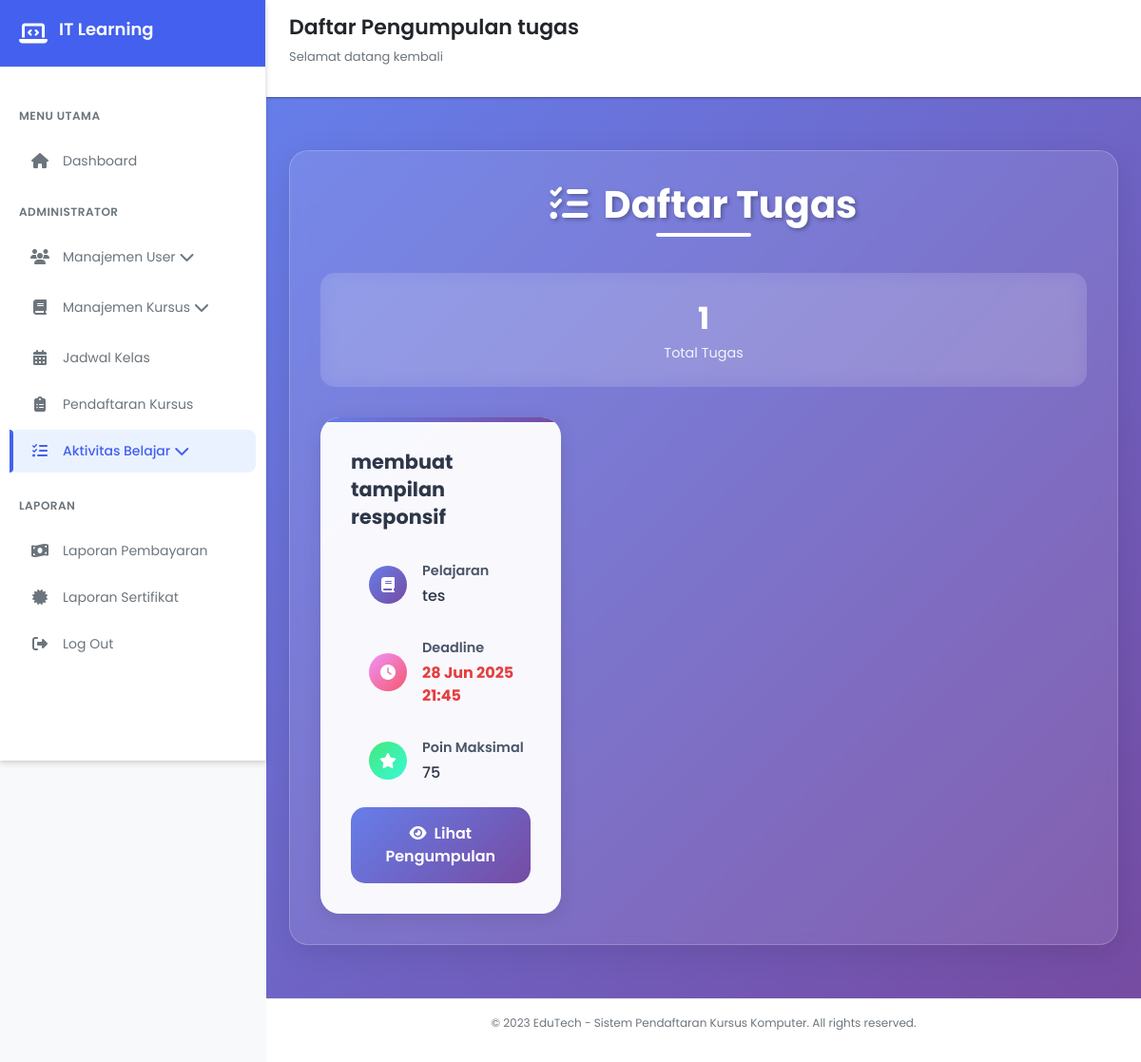
The page /views/dashboard/pengumpulan/pengumpulan.php (signed in) on the database its author committed.
### tables this page shows
CREATE TABLE `assignments` (
  `assignment_id` int(11) NOT NULL,
  `lesson_id` int(11) DEFAULT NULL,
  `judul_tugas` varchar(255) DEFAULT NULL,
  `deskripsi_tugas` text DEFAULT NULL,
  `tanggal_batas_akhir` datetime DEFAULT NULL,
  `poin_maksimal` int(11) DEFAULT NULL
);

CREATE TABLE `lessons` (
  `lesson_id` int(11) NOT NULL,
  `module_id` int(11) DEFAULT NULL,
  `nama_pelajaran` varchar(255) DEFAULT NULL,
  `konten_pelajaran` varchar(255) DEFAULT NULL,
  `tipe_konten` enum('teks','video','pdf','link') DEFAULT NULL,
  `durasi_menit` int(11) DEFAULT NULL
);

### views/dashboard/pengumpulan/pengumpulan.php (the view, shortened to what this page needs)
<?php
include '../../../database/koneksi.php';
$role    = $_SESSION['role'];
$courseIds = [];
if ($role === 'admin' || !empty($courseIds)) {
    $query = "
      SELECT a.assignment_id, a.judul_tugas, a.tanggal_batas_akhir, a.poin_maksimal,
             l.nama_pelajaran
      FROM assignments a
      JOIN lessons l ON a.lesson_id = l.lesson_id
      JOIN modules m ON l.module_id = m.module_id
    ";
    $query .= " ORDER BY a.tanggal_batas_akhir ASC";
    $result = mysqli_query($conn, $query);
    $totalTasks = mysqli_num_rows($result);
} else {
    $result = [];
    $totalTasks = 0;
}
?>
<!DOCTYPE html>
<html lang="id">
<head>
    <link href="https://cdn.jsdelivr.net/npm/bootstrap@5.3.3/dist/css/bootstrap.min.css" rel="stylesheet">
   <link href="https://cdnjs.cloudflare.com/ajax/libs/bootstrap/5.3.0/css/bootstrap.min.css" rel="stylesheet">
    <link href="https://cdnjs.cloudflare.com/ajax/libs/font-awesome/6.4.0/css/all.min.css" rel="stylesheet">
    <link rel="stylesheet" href="https://cdnjs.cloudflare.com/ajax/libs/font-awesome/6.4.0/css/all.min.css">
    <link rel="stylesheet" href="../../../css/dasboard.css">
</head>
<body>
    <div class="sidebar" id="sidebar">
        <div class="sidebar-header">
            <i class="fas fa-laptop-code"></i>
            <h2>IT Learning</h2>
        </div>
        <div class="sidebar-menu">
            <div class="menu-category">Menu Utama</div>
            <div class="menu-item" onclick="window.location.href='../dashboard.php'">
                <i class="fas fa-home"></i>
                <span>Dashboard</span>
            </div>
            <?php if ($_SESSION['role'] == 'admin') : ?>
                <div class="menu-category">Administrator</div>
                <div class="menu-item" onclick="toggleDropdown('user-dropdown')">
                    <i class="fas fa-users"></i>
                    <span>Manajemen User</span>
                    <i class="fas fa-chevron-down ml-auto" id="user-chevron"></i>
                </div>
            <?php endif; ?>
            <div class="menu-item " onclick="toggleDropdown('course-dropdown')">
                <i class="fas fa-book"></i>
                <span>Manajemen Kursus</span>
                <i class="fas fa-chevron-down ml-auto" id="course-chevron"></i>
            </div>
            <div class="menu-item" onclick="window.location.href='../jadwal/jadwal.php'">
                <i class="fas fa-calendar-alt"></i>
                <span>Jadwal Kelas</span>
            </div>
            <?php if ($_SESSION['role'] == 'admin') : ?>
                <div class="menu-item" onclick="window.location.href='../pendaftaran_kursus/pendaftaran.php'">
                    <i class="fas fa-clipboard-list"></i>
                    <span>Pendaftaran Kursus</span>
                </div>
            <?php endif; ?>
            <div class="menu-item active" onclick="toggleDropdown('activity-dropdown')">
                <i class="fas fa-tasks"></i>
                <span>Aktivitas Belajar</span>
                <i class="fas fa-chevron-down ml-auto" id="activity-chevron"></i>
            </div>
            <div class="menu-category">Laporan</div>
            <?php if ($_SESSION['role'] == 'admin') : ?>
                <div class="menu-item" onclick="window.location.href='../pembayaran/laporan_pembayaran.php'">
                    <i class="fas fa-money-bill-wave"></i>
                    <span>Laporan Pembayaran</span>
                </div>
            <?php endif; ?>
            <div class="menu-item" onclick="window.location.href='../sertifikat/sertifikat.php'">
                <i class="fas fa-certificate"></i>
                <span>Laporan Sertifikat</span>
            </div>
            <div class="menu-item" onclick="window.location.href='../../../php/logout.php'">
                <i class="fas fa-sign-out-alt"></i>
                <span>Log Out</span>
            </div>
        </div>
    </div>
    <div class="main-content" id="mainContent">
        <div class="header">
            <div class="header-title">
                <h1>Daftar Pengumpulan tugas</h1>
                <p>Selamat datang kembali</p>
            </div>
        </div>
        <div class="content tes">
                <div class="main-container">
                <h1 class="page-title">
                    <i class="fas fa-tasks me-3"></i>Daftar Tugas
                </h1>
                <div class="task-stats">
                    <div class="stat-item">
                    <span class="stat-number" id="totalTasks"><?= $totalTasks ?></span>
                    <span class="stat-label">Total Tugas</span>
                    </div>
                </div>
                <?php if ($totalTasks > 0): ?>
                    <div class="row g-4">
                    <?php while ($row = mysqli_fetch_assoc($result)): ?>
                        <?php
                        $isUrgent = (strtotime($row['tanggal_batas_akhir']) < time());
                        ?>
                        <div class="col-md-6 col-lg-4 task-item fade-in">
                        <div class="card task-card h-100">
                            <div class="card-body d-flex flex-column">
                            <h5 class="card-title"><?= htmlspecialchars($row['judul_tugas']) ?></h5>
                            <div class="info-item">
                                <div class="info-icon subject-icon"><i class="fas fa-book"></i></div>
                                <div class="info-content">
                                <div class="info-label">Pelajaran</div>
                                <div class="info-value"><?= htmlspecialchars($row['nama_pelajaran']) ?></div>
                                </div>
                            </div>
                            <div class="info-item">
                                <div class="info-icon deadline-icon"><i class="fas fa-clock"></i></div>
                                <div class="info-content">
                                <div class="info-label">Deadline</div>
                                <div class="info-value <?= $isUrgent ? 'deadline-urgent' : '' ?>">
                                    <?= date('d M Y H:i', strtotime($row['tanggal_batas_akhir'])) ?>
                                </div>
                                </div>
                            </div>
                            <div class="info-item">
                                <div class="info-icon points-icon"><i class="fas fa-star"></i></div>
                                <div class="info-content">
                                <div class="info-label">Poin Maksimal</div>
                                <div class="info-value"><?= (int)$row['poin_maksimal'] ?></div>
                                </div>
                            </div>
                            <div class="mt-auto">
                                <a href="detail_pengumpulan.php?assignment_id=<?= $row['assignment_id'] ?>" class="action-btn btn btn-primary w-100">
                                <i class="fas fa-eye me-2"></i>Lihat Pengumpulan
                                </a>
                            </div>
                            </div>
                        </div>
                        </div>
                    <?php endwhile; ?>
                    </div>
                <?php endif; ?>
                </div>
        </div>
        <div class="footer">
            <p>© 2023 EduTech - Sistem Pendaftaran Kursus Komputer. All rights reserved.</p>
        </div>
    </div>
</body>
</html>

### css/dasboard.css (style rules this page uses)
:root { --primary: #4361ee; --primary-dark: #3a56d4; --primary-light: #ebf2ff; --secondary: #3f37c9; --accent: #4895ef; --success: #4cc9f0; --warning: #f8961e; --danger: #f72585; --light: #f8f9fa; --dark: #212529; --gray: #6c757d; --light-gray: #e9ecef; --white: #ffffff; --shadow-sm: 0 1px 3px rgba(0,0,0,0.12), 0 1px 2px rgba(0,0,0,0.24); --shadow-md: 0 4px 6px rgba(0,0,0,0.1), 0 1px 3px rgba(0,0,0,0.08); --shadow-lg: 0 10px 25px rgba(0,0,0,0.1), 0 5px 10px rgba(0,0,0,0.05); --radius-sm: 8px; --radius-md: 12px; --radius-lg: 16px; --transition: all 0.3s cubic-bezier(0.25, 0.8, 0.25, 1); }
.card { border-radius: 0.75rem; }
* { margin: 0; padding: 0; box-sizing: border-box; font-family: 'Poppins', sans-serif; }
body { display: flex; min-height: 100vh; background-color: var(--light); color: var(--dark); transition: var(--transition); }
.sidebar { width: 280px; background: var(--white); height: 100vh; position: fixed; transition: var(--transition); z-index: 1000; box-shadow: var(--shadow-md); border-right: 1px solid var(--light-gray); display: flex; flex-direction: column; }
.sidebar-header { padding: 20px; display: flex; align-items: center; border-bottom: 1px solid var(--light-gray); background: var(--primary); color: var(--white); }
.sidebar-header i { font-size: 24px; margin-right: 12px; color: var(--white); }
.sidebar-header h2 { font-size: 18px; font-weight: 600; }
.sidebar-menu { padding: 20px 0; flex: 1; overflow-y: auto; }
.menu-category { padding: 12px 20px; font-size: 12px; font-weight: 600; text-transform: uppercase; letter-spacing: 0.5px; color: var(--gray); margin-top: 10px; }
.menu-item { padding: 12px 20px; display: flex; align-items: center; cursor: pointer; transition: var(--transition); margin: 4px 10px; border-radius: var(--radius-sm); color: var(--gray); }
.menu-item.active { background-color: var(--primary-light); color: var(--primary); font-weight: 500; position: relative; }
.menu-item.active::before { content: ''; position: absolute; left: 0; top: 0; height: 100%; width: 4px; background-color: var(--primary); border-radius: 0 var(--radius-sm) var(--radius-sm) 0; }
.menu-item i { width: 24px; margin-right: 12px; font-size: 16px; text-align: center; }
.menu-item span { font-size: 14px; }
.main-content { flex: 1; margin-left: 280px; transition: var(--transition); min-height: 100vh; display: flex; flex-direction: column; }
.header { display: flex; justify-content: space-between; align-items: center; padding: 16px 24px; background-color: var(--white); box-shadow: var(--shadow-sm); z-index: 100; position: sticky; top: 0; }
.header-title h1 { color: var(--dark); font-size: 22px; font-weight: 600; }
.header-title p { font-size: 13px; color: var(--gray); margin-top: 2px; }
.content { flex: 1; padding: 24px; background-color: var(--light); }
.footer { text-align: center; padding: 16px; font-size: 12px; color: var(--gray); border-top: 1px solid var(--light-gray); background-color: var(--white); }
.fade-in { animation: fadeIn 0.5s ease forwards; }

### rows shown on the page
assignments: judul_tugas "membuat tampilan responsif", lesson.nama_pelajaran "tes", tanggal_batas_akhir "28 Jun 2025 21:45", poin_maksimal "75"

### other values the page prints
$totalTasks "1"
